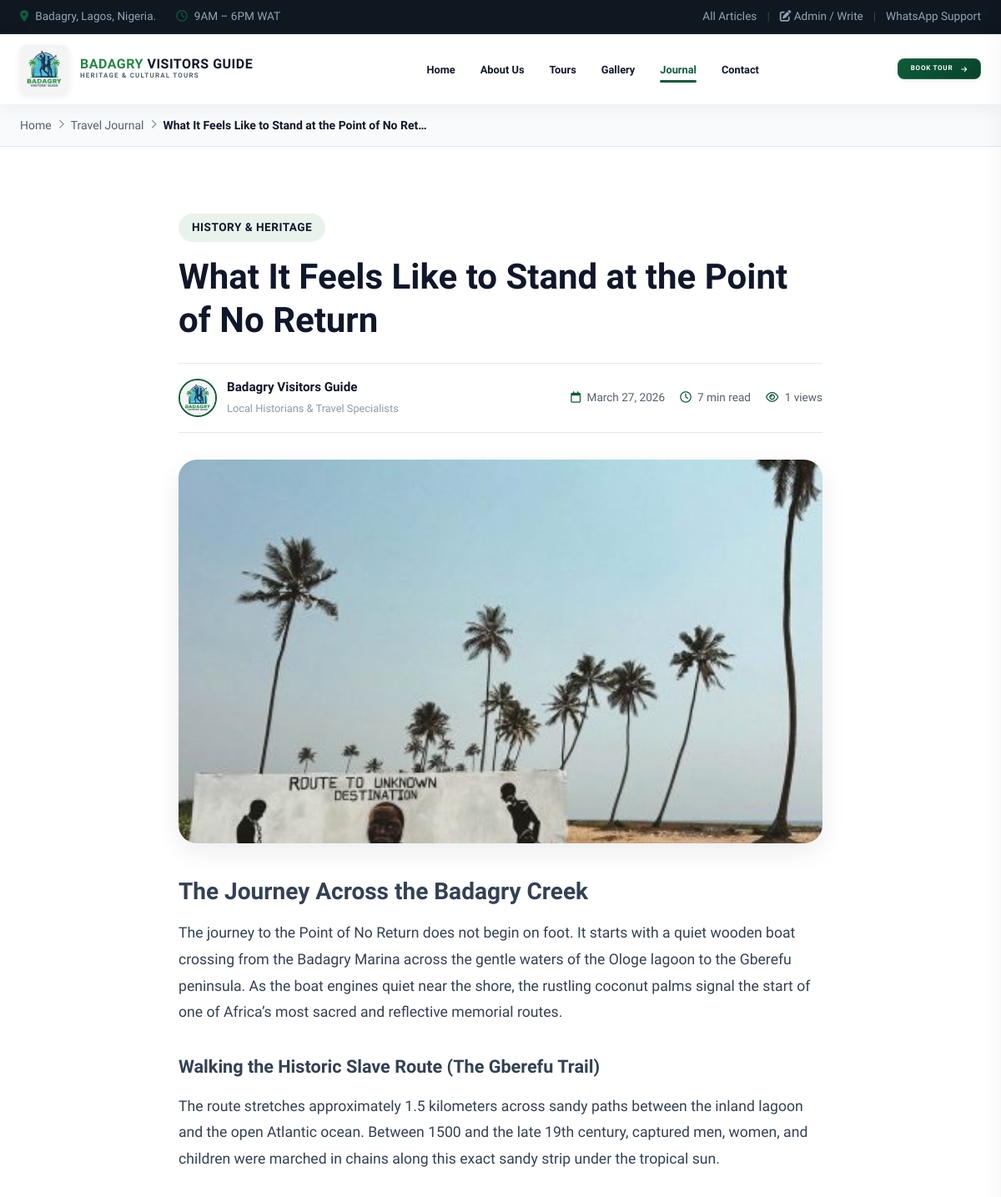
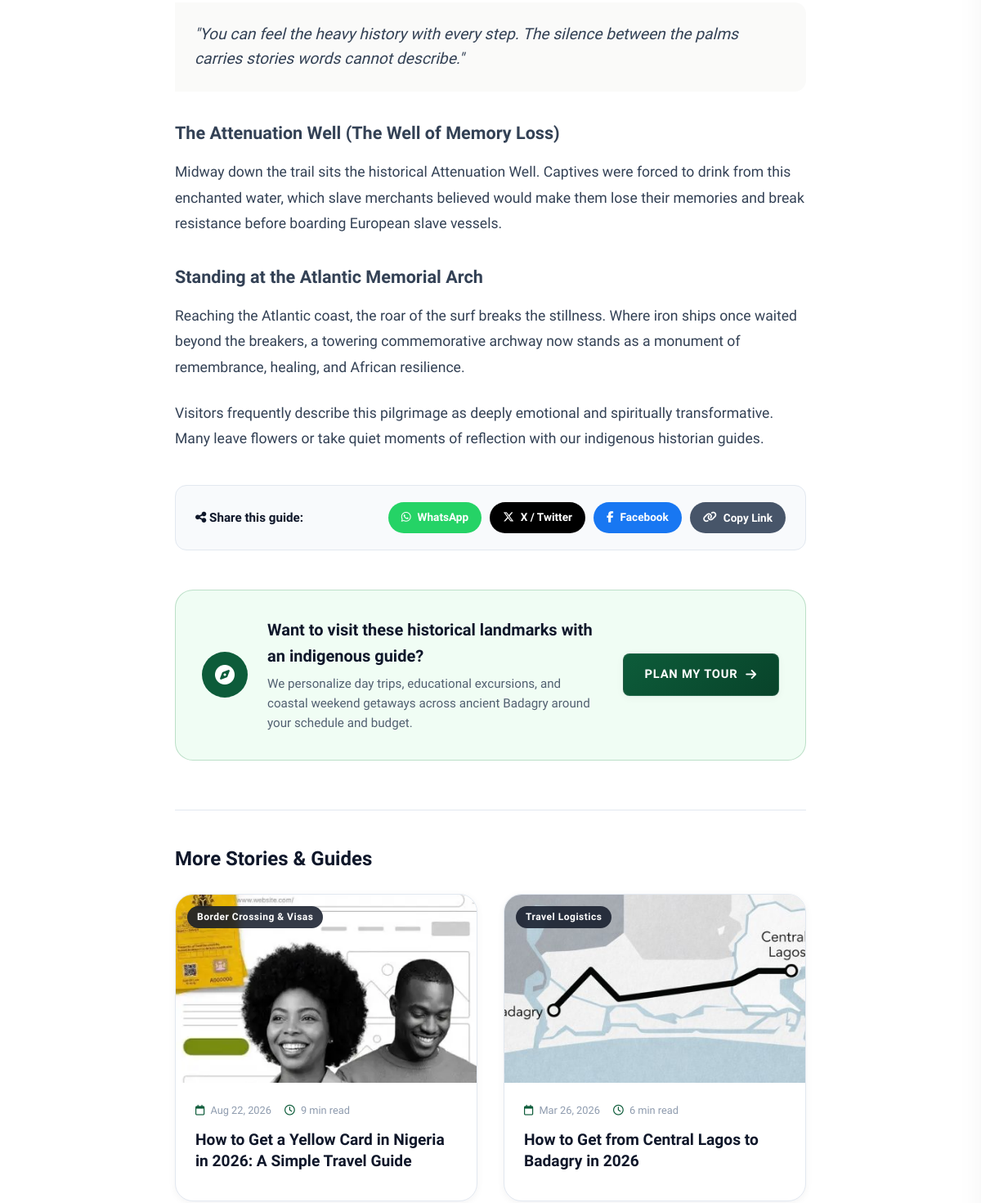
Before: /blog/what-it-feels-like-to-stand-at-point-of-no-return (upper part) with the older database file (2 pictures, top to bottom).
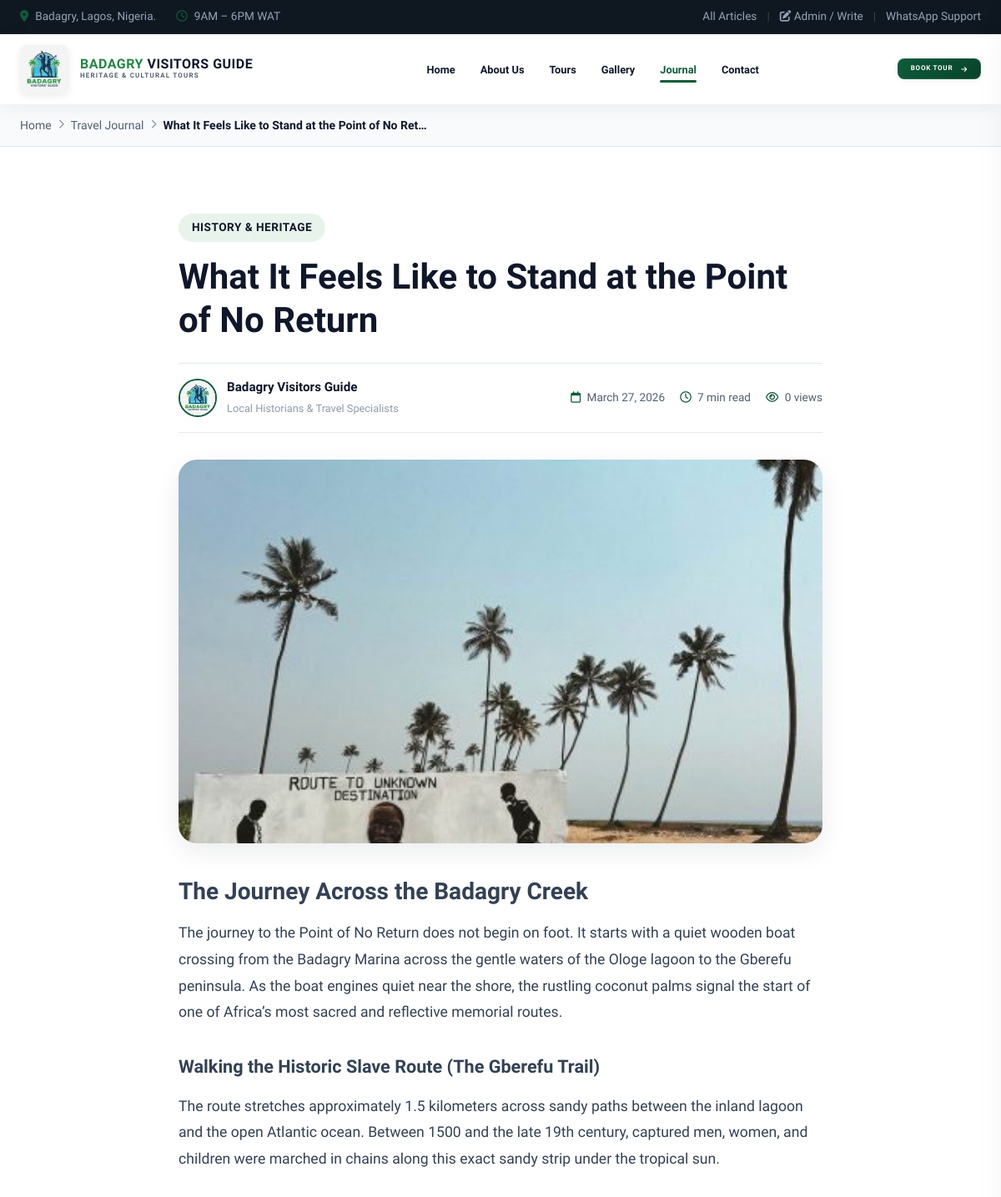
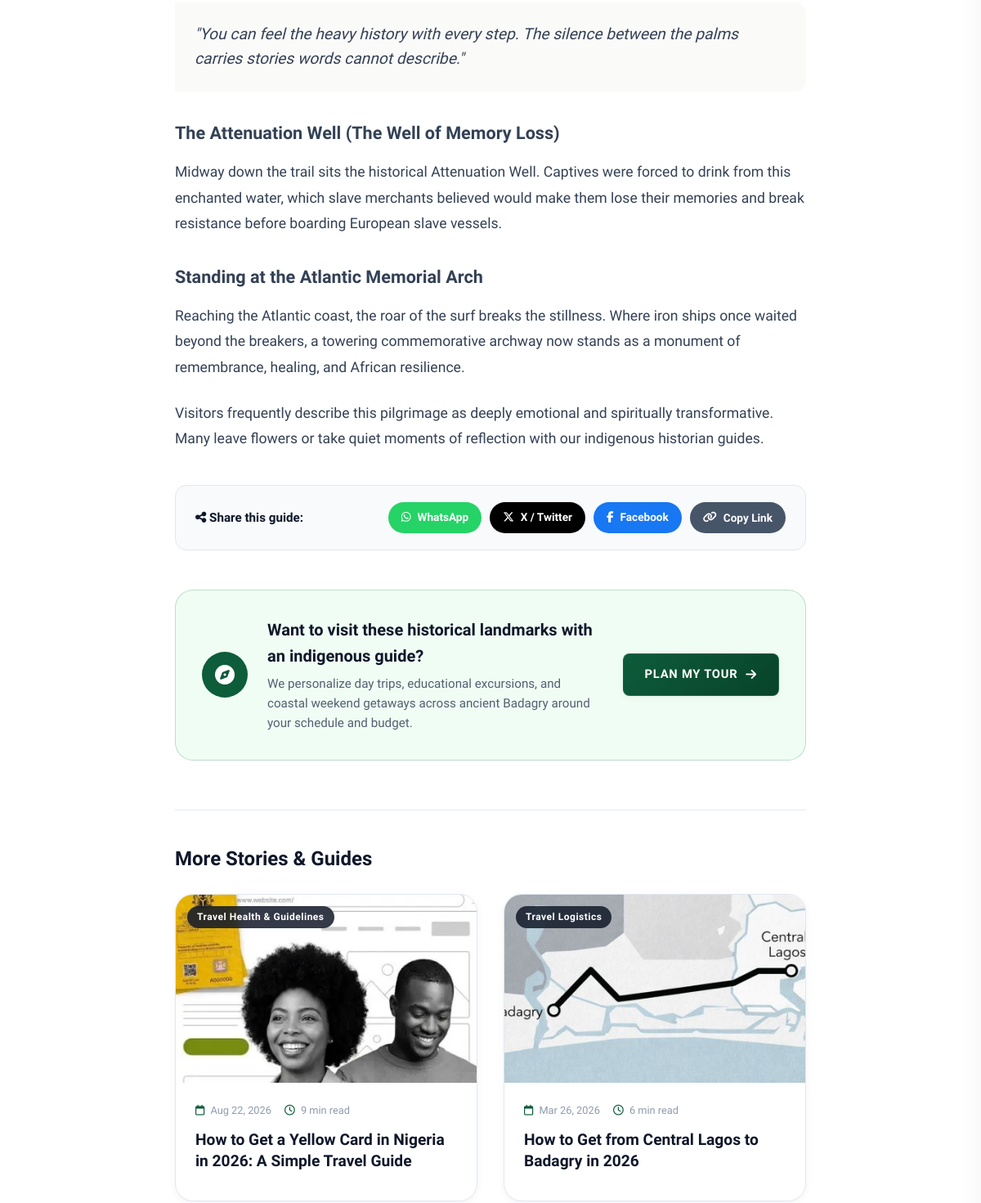
After: the same page with the newer database file (2 pictures, top to bottom).
### tables this page shows
CREATE TABLE posts (
            id INTEGER PRIMARY KEY AUTOINCREMENT,
            title TEXT NOT NULL,
            slug TEXT UNIQUE NOT NULL,
            excerpt TEXT,
            content TEXT NOT NULL,
            featured_image TEXT,
            author TEXT DEFAULT 'Badagry Visitors Guide',
            category TEXT DEFAULT 'Travel Guide',
            read_time TEXT DEFAULT '5 min read',
            views INTEGER DEFAULT 0,
            published_at DATETIME DEFAULT CURRENT_TIMESTAMP,
            status TEXT DEFAULT 'published'
        );

### post.php (the view, shortened to what the changed rows need)
<?php
$db = getDB();
$slug = trim($_GET['slug'] ?? '');
$id = (int)($_GET['id'] ?? 0);
$post = null;
if ($slug !== '') {
    $stmt = $db->prepare("SELECT * FROM posts WHERE slug = :slug AND status = 'published' LIMIT 1");
    $stmt->execute([':slug' => $slug]);
    $post = $stmt->fetch();
} elseif ($id > 0) {
    $stmt = $db->prepare("SELECT * FROM posts WHERE id = :id AND status = 'published' LIMIT 1");
    $stmt->execute([':id' => $id]);
    $post = $stmt->fetch();
}
if ($post) {
    $db->prepare("UPDATE posts SET views = views + 1 WHERE id = :id")->execute([':id' => $post['id']]);
    $relStmt = $db->prepare("
        SELECT id, title, slug, excerpt, featured_image, category, read_time, published_at
        FROM posts
        WHERE id != :id AND status = 'published'
        ORDER BY (category = :cat) DESC, published_at DESC
        LIMIT 3
    ");
    $relStmt->execute([':id' => $post['id'], ':cat' => $post['category']]);
    $relatedPosts = $relStmt->fetchAll();
} else {
    http_response_code(404);
}
$cleanSlug = $post['slug'] ?? '';
$pageUrl = "https://badagryvisitorsguide.rav.com.ng/blog/" . urlencode($cleanSlug);
?>
<!DOCTYPE html>
<html lang="en">
<head>
  <link rel="stylesheet" href="https://cdnjs.cloudflare.com/ajax/libs/font-awesome/6.5.1/css/all.min.css" />
  <link rel="stylesheet" href="/style.css?v=3.00" />
</head>
<body>
  <?php if (!$post): ?>
    <section class="section-padding">
      <div class="site-container text-center">
        <div class="blog-empty-state">
          <i class="fa-solid fa-circle-question empty-icon"></i>
          <h2>Article Not Found</h2>
          <p>The travel article you are looking for does not exist or has been moved.</p>
          <a href="/blog/" class="btn btn-primary mt-3"><i class="fa-solid fa-arrow-left"></i> Return to Travel Journal</a>
        </div>
      </div>
    </section>
  <?php else: ?>
    <div class="blog-breadcrumb-bar">
      <div class="site-container">
        <nav class="breadcrumb-nav">
          <a href="/">Home</a>
          <span class="sep"><i class="fa-solid fa-chevron-right"></i></span>
          <a href="/blog/">Travel Journal</a>
          <span class="sep"><i class="fa-solid fa-chevron-right"></i></span>
          <span class="current"><?= htmlspecialchars($post['title']) ?></span>
        </nav>
      </div>
    </div>
    <article class="article-detail-section section-padding">
      <div class="site-container article-container">
        <header class="article-header">
          <div class="article-category-badge"><?= htmlspecialchars($post['category']) ?></div>
          <h1 class="article-title"><?= htmlspecialchars($post['title']) ?></h1>
          <div class="article-meta-row">
            <div class="article-author">
              <img src="/assets/logo.jpg" alt="<?= htmlspecialchars($post['author']) ?>" class="author-avatar" />
              <div>
                <span class="author-name"><?= htmlspecialchars($post['author']) ?></span>
                <span class="author-role">Local Historians &amp; Travel Specialists</span>
              </div>
            </div>
            <div class="article-dates">
              <span><i class="fa-regular fa-calendar"></i> <?= date('F d, Y', strtotime($post['published_at'])) ?></span>
              <span><i class="fa-regular fa-clock"></i> <?= htmlspecialchars($post['read_time']) ?></span>
              <span><i class="fa-regular fa-eye"></i> <?= number_format($post['views']) ?> views</span>
            </div>
          </div>
        </header>
        <?php if (!empty($post['featured_image'])): ?>
          <div class="article-hero-img-wrap">
            <?php if (preg_match('/\.(mp4|webm|ogg|mov|m4v)$/i', $post['featured_image'])): ?>
              <video src="/<?= ltrim(htmlspecialchars($post['featured_image']), '/') ?>" controls playsinline class="article-hero-img" style="width: 100%; max-height: 540px; object-fit: cover; background: #000; border-radius: var(--radius-lg);"></video>
            <?php else: ?>
              <img src="/<?= ltrim(htmlspecialchars($post['featured_image']), '/') ?>" alt="<?= htmlspecialchars($post['title']) ?>" class="article-hero-img" />
            <?php endif; ?>
          </div>
        <?php endif; ?>
        <div class="article-body">
          <?= $post['content'] ?>
        </div>
        <div class="article-share-box">
          <span class="share-label"><i class="fa-solid fa-share-nodes"></i> Share this guide:</span>
          <div class="share-buttons">
            <a href="https://api.whatsapp.com/send?text=<?= urlencode($post['title'] . ' ' . $pageUrl) ?>" target="_blank" rel="noopener"
              class="share-btn share-wa" aria-label="Share on WhatsApp">
              <i class="fa-brands fa-whatsapp"></i> WhatsApp
            </a>
            <a href="https://twitter.com/intent/tweet?text=<?= urlencode($post['title']) ?>&url=<?= urlencode($pageUrl) ?>" target="_blank" rel="noopener"
              class="share-btn share-tw" aria-label="Share on X Twitter">
              <i class="fa-brands fa-x-twitter"></i> X / Twitter
            </a>
            <a href="https://www.facebook.com/sharer/sharer.php?u=<?= urlencode($pageUrl) ?>" target="_blank" rel="noopener"
              class="share-btn share-fb" aria-label="Share on Facebook">
              <i class="fa-brands fa-facebook-f"></i> Facebook
            </a>
            <button onclick="navigator.clipboard.writeText('<?= $pageUrl ?>'); alert('Link copied to clipboard!');"
              class="share-btn share-copy" aria-label="Copy Link">
              <i class="fa-solid fa-link"></i> Copy Link
            </button>
          </div>
        </div>
        <div class="article-cta-box">
          <div class="cta-box-icon"><i class="fa-solid fa-compass"></i></div>
          <div class="cta-box-text">
            <h3>Want to visit these historical landmarks with an indigenous guide?</h3>
            <p>We personalize day trips, educational excursions, and coastal weekend getaways across ancient Badagry around your schedule and budget.</p>
          </div>
          <a href="http://wa.me/+2347056989224?text=<?= urlencode('Hello, I read the article "' . $post['title'] . '" and would like to plan a tour.') ?>"
            target="_blank" rel="noopener" class="btn btn-primary">
            Plan My Tour <i class="fa-solid fa-arrow-right"></i>
          </a>
        </div>
        <?php if (!empty($relatedPosts)): ?>
          <div class="article-related-section">
            <h3 class="related-title">More Stories &amp; Guides</h3>
            <div class="blog-grid related-grid">
              <?php foreach ($relatedPosts as $rel): ?>
                <article class="blog-card">
                  <div class="blog-card-img-wrap">
                    <a href="/blog/<?= urlencode($rel['slug']) ?>">
                      <img src="/<?= ltrim(htmlspecialchars($rel['featured_image'] ?: 'assets/images/Point-of-No-Return-420x347.jpg'), '/') ?>"
                        alt="<?= htmlspecialchars($rel['title']) ?>" loading="lazy" />
                    </a>
                    <span class="blog-card-badge"><?= htmlspecialchars($rel['category']) ?></span>
                  </div>
                  <div class="blog-card-body">
                    <div class="blog-card-meta">
                      <span><i class="fa-regular fa-calendar"></i> <?= date('M d, Y', strtotime($rel['published_at'])) ?></span>
                      <span><i class="fa-regular fa-clock"></i> <?= htmlspecialchars($rel['read_time']) ?></span>
                    </div>
                    <h4 class="blog-card-title">
                      <a href="/blog/<?= urlencode($rel['slug']) ?>"><?= htmlspecialchars($rel['title']) ?></a>
                    </h4>
                  </div>
                </article>
              <?php endforeach; ?>
            </div>
          </div>
        <?php endif; ?>
      </div>
    </article>
  <?php endif; ?>
</body>
</html>

Changed rows visible on the page:
changed posts "What It Feels Like to Stand at the Point of No Return": views "1" → "0"
changed posts "9 min read": category "Border Crossing & Visas" → "Travel Health & Guidelines"
